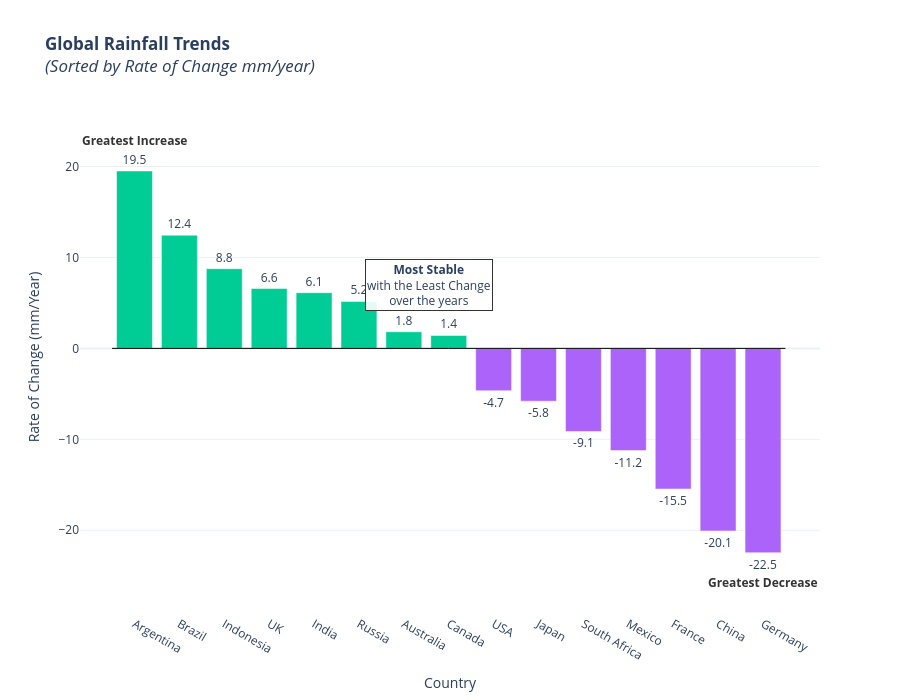

The notebook cell this image was saved under:
### Markdown cell above
## Rate of Rainfall Change (The "Hydrological Shift")

### Code cell
import plotly.graph_objects as go
from scipy.stats import linregress
import pandas as pd

# Compute rainfall trend (slope)
rain_slopes = (
    df.groupby("Country")
    .apply(lambda g: linregress(g["Year"], g["Rainfall (mm)"]).slope)
    .reset_index(name="Rain_Slope")
)

# Sort values (Greatest Increase on left, Greatest Decrease on right)
rain_slopes = rain_slopes.sort_values("Rain_Slope", ascending=False)

# Define colors: Teal/Green for wetter (+), Purple/Brown for drier (-)
colors_rain = ['#00CC96' if slope > 0 else '#AB63FA' for slope in rain_slopes['Rain_Slope']]

# Identify Key Data Points
largest_increase = rain_slopes.iloc[0]
largest_decrease = rain_slopes.iloc[-1]

# Identify Most Stable (Closest to 0)
rain_slopes['Abs_Slope'] = rain_slopes['Rain_Slope'].abs()
stable_rain_country = rain_slopes.nsmallest(1, 'Abs_Slope').iloc[0]

fig_rain = go.Figure()

fig_rain.add_trace(go.Bar(
    x=rain_slopes["Country"],
    y=rain_slopes["Rain_Slope"],
    marker_color=colors_rain,
    text=[f"{v:.1f}" for v in rain_slopes["Rain_Slope"]], # Removed "mm/yr" to keep it clean like temp
    textposition="outside",
    name="Rain Trend"
))

# Greatest Increase (Top Left)
fig_rain.add_annotation(
    x=largest_increase["Country"],
    y=largest_increase["Rain_Slope"],
    text="<b>Greatest Increase</b>",
    showarrow=False,
    yshift=30,       # Moves text up 30px
    font=dict(color="#333")
)

# 2. Greatest Decrease (Bottom Right)
fig_rain.add_annotation(
    x=largest_decrease["Country"],
    y=largest_decrease["Rain_Slope"],
    text="<b>Greatest Decrease</b>",
    showarrow=False,
    yshift=-30,
    font=dict(color="#333")
)

# Most Stable (Floating Box)
fig_rain.add_annotation(
    x=stable_rain_country["Country"],
    y=stable_rain_country["Rain_Slope"],
    text="<b>Most Stable</b><br>with the Least Change<br>over the years",
    showarrow=False,
    xshift=-20,
    yshift=50 if stable_rain_country["Rain_Slope"] > 0 else -50,
    bgcolor="rgba(255,255,255,0.9)",
    bordercolor="#333",
    borderwidth=1
)

y_min = rain_slopes["Rain_Slope"].min()
y_max = rain_slopes["Rain_Slope"].max()

fig_rain.update_layout(
    title="<b>Global Rainfall Trends</b><br><i>(Sorted by Rate of Change mm/year)</i>",
    xaxis_title="Country",
    yaxis_title="Rate of Change (mm/Year)",
    template="plotly_white",
    height=700,
    showlegend=False,
    # Expand Y-axis to fit the floating labels (Same math as Temp chart)
    yaxis_range=[y_min * 1.3, y_max * 1.4],
    shapes=[dict(type="line", x0=-0.5, x1=len(rain_slopes)-0.5, y0=0, y1=0, line=dict(color="black", width=1))]
)

fig_rain.show()

### Figure 1 — Plotly figure (JSON) as saved in the notebook; plotly's stock layout.template omitted (floating-point values rounded to 4 significant figures)
{"data": [{"marker": {"color": ["#00CC96", "#00CC96", "#00CC96", "#00CC96", "#00CC96", "#00CC96", "#00CC96", "#00CC96", "#AB63FA", "#AB63FA", "#AB63FA", "#AB63FA", "#AB63FA", "#AB63FA", "#AB63FA"]}, "name": "Rain Trend", "text": ["19.5", "12.4", "8.8", "6.6", "6.1", "5.2", "1.8", "1.4", "-4.7", "-5.8", "-9.1", "-11.2", "-15.5", "-20.1", "-22.5"], "textposition": "outside", "type": "bar", "x": ["Argentina", "Brazil", "Indonesia", "UK", "India", "Russia", "Australia", "Canada", "USA", "Japan", "South Africa", "Mexico", "France", "China", "Germany"], "y": [19.51, 12.45, 8.763, 6.579, 6.124, 5.165, 1.827, 1.418, -4.656, -5.804, -9.136, -11.24, -15.46, -20.08, -22.47]}], "layout": {"annotations": [{"font": {"color": "#333"}, "showarrow": false, "text": "<b>Greatest Increase</b>", "x": "Argentina", "y": 19.51, "yshift": 30}, {"font": {"color": "#333"}, "showarrow": false, "text": "<b>Greatest Decrease</b>", "x": "Germany", "y": -22.47, "yshift": -30}, {"bgcolor": "rgba(255,255,255,0.9)", "bordercolor": "#333", "borderwidth": 1, "showarrow": false, "text": "<b>Most Stable</b><br>with the Least Change<br>over the years", "x": "Canada", "xshift": -20, "y": 1.418, "yshift": 50}], "height": 700, "shapes": [{"line": {"color": "black", "width": 1}, "type": "line", "x0": -0.5, "x1": 14.5, "y0": 0, "y1": 0}], "showlegend": false, "title": {"text": "<b>Global Rainfall Trends</b><br><i>(Sorted by Rate of Change mm/year)</i>"}, "xaxis": {"title": {"text": "Country"}}, "yaxis": {"range": [-29.21, 27.31], "title": {"text": "Rate of Change (mm/Year)"}}}}
